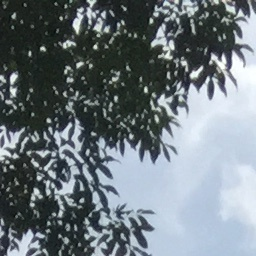
#> input picture image/images/iPhone2.jpg, 256 x 256 px
$ jupyter execute --allow-errors correlation2d.ipynb
#> lines starting #> are read from the running program, lines starting #| are printed output that depends on the picture
#keyword:  Sobel filter using scipy
https://stackoverflow.com/questions/7185655/applying-the-sobel-filter-using-scipy

[cell 1]
from PIL import Image
import numpy as np
from scipy import signal, misc
import matplotlib.pyplot as plt

[cell 2]
img_path = '../images/iPhone2.jpg'


import numpy as np
import cv2
from matplotlib import pyplot as plt
img = cv2.imread(img_path)
#> img is the input picture: shape (256, 256, 3); mean B, G, R 125.7, 120.1, 110.3

#> (a cell that did not finish here is left out)

#> (a cell that did not finish here is left out)

corr = signal.correlate2d(img[:,:,1], img[:,:,1], boundary='symm', mode='same')

import scipy
corr =  scipy.signal.fftconvolve(img[:,:,1], img[:,:,0])

[cell 5]
fft_re = np.fft.fft2(img[:,:,1])

[cell 6]
fft_re = np.log(np.abs(fft_re))
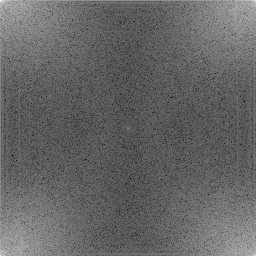
#> fft_re: shape (256, 256) float64; min 2.24, max 15.88, mean 7.69; drawn with min black and max white

[cell 7]
fft_re.shape
#> Out = (256, 256)

#> (a cell that did not finish here is left out)

#> (a cell that did not finish here is left out)

#> (a cell that did not finish here is left out)

#> (a cell that did not finish here is left out)

[cell 12]
import cv2
import numpy as np
from matplotlib import pyplot as plt

# simple averaging filter without scaling parameter
mean_filter = np.ones((3,3))

# creating a guassian filter
x = cv2.getGaussianKernel(5,10)
gaussian = x*x.T

[cell 13]
gaussian

[cell 14]
# different edge detecting filters
# scharr in x-direction
scharr = np.array([[-3, 0, 3],
                   [-10,0,10],
                   [-3, 0, 3]])
# sobel in x direction
sobel_x= np.array([[-1, 0, 1],
                   [-2, 0, 2],
                   [-1, 0, 1]])
# sobel in y direction
sobel_y= np.array([[-1,-2,-1],
                   [0, 0, 0],
                   [1, 2, 1]])
# laplacian
laplacian=np.array([[0, 1, 0],
                    [1,-4, 1],
                    [0, 1, 0]])

filters = [mean_filter, gaussian, laplacian, sobel_x, sobel_y, scharr]
filter_name = ['mean_filter', 'gaussian','laplacian', 'sobel_x', \
                'sobel_y', 'scharr_x']
fft_filters = [np.fft.fft2(x) for x in filters]
fft_shift = [np.fft.fftshift(y) for y in fft_filters]
mag_spectrum = [np.log(np.abs(z)+1) for z in fft_shift]

for i in range(6):
    plt.subplot(2,3,i+1),plt.imshow(mag_spectrum[i],cmap = 'gray')
    plt.title(filter_name[i]), plt.xticks([]), plt.yticks([])

plt.show()
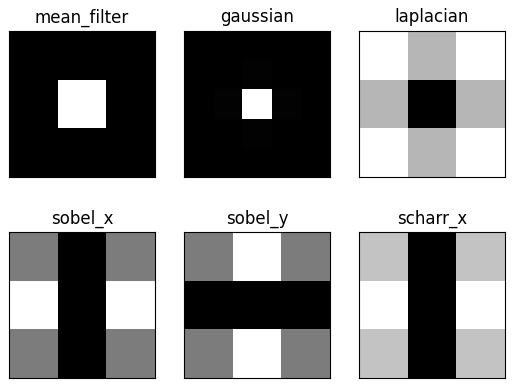
#> figure drawn by matplotlib, 6 panels

$ run again, with image/images/iPhone1.jpg copied over image/images/iPhone2.jpg
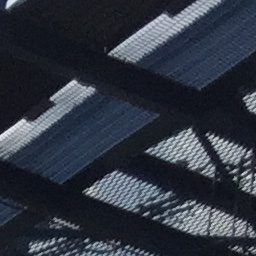
#> input picture image/images/iPhone1.jpg, 256 x 256 px
#> img is the input picture: shape (256, 256, 3); mean B, G, R 64.6, 53.4, 47.3
#> `fft_re = np.log(np.abs(fft_re))`:
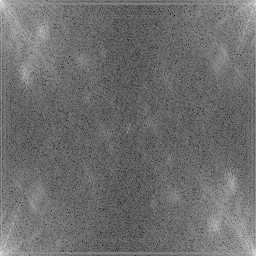
#> fft_re: shape (256, 256) float64; min 1.56, max 15.07, mean 7.39; drawn with min black and max white

$ run again, with image/images/Samsung1.jpg copied over image/images/iPhone2.jpg
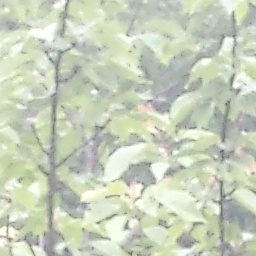
#> input picture image/images/Samsung1.jpg, 256 x 256 px
#> img is the input picture: shape (256, 256, 3); mean B, G, R 188.2, 209, 200.3
#> `fft_re = np.log(np.abs(fft_re))`:
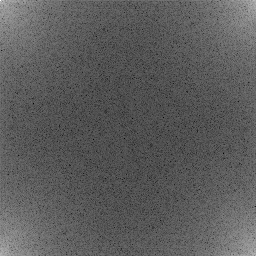
#> fft_re: shape (256, 256) float64; min 1.47, max 16.43, mean 6.9; drawn with min black and max white

$ run again, with image/images/Samsung2.jpg copied over image/images/iPhone2.jpg
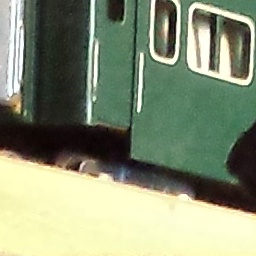
#> input picture image/images/Samsung2.jpg, 256 x 256 px
#> img is the input picture: shape (256, 256, 3); mean B, G, R 117.4, 144.1, 135.1
#> `fft_re = np.log(np.abs(fft_re))`:
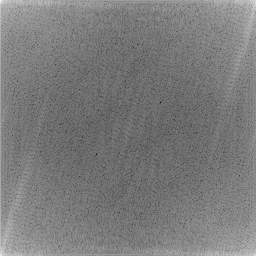
#> fft_re: shape (256, 256) float64; min -1.38, max 16.06, mean 7.07; drawn with min black and max white
